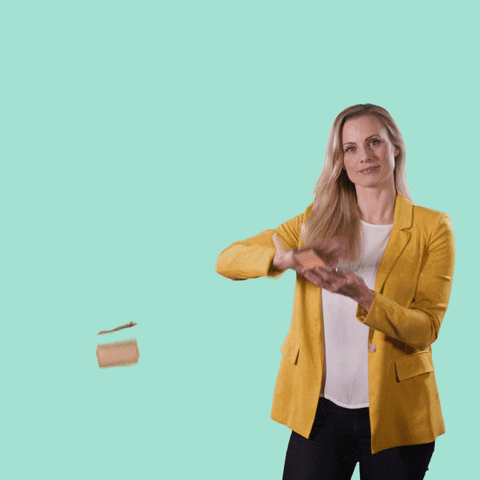
#> input picture video-pipeline/projects/episode-1/media/gif-2610242139463x4.gif, 480 x 480 px
$ python -i realboard.py   (imports and definitions only)
#> lines starting #> are read from the running program, lines starting #| are printed output that depends on the picture; after the words box and inside, x2 and y2 are one past the last pixel; in counts of white or black regions, pixels touching at a corner belong together
"""The real-material board: which scenes show real material, a verdict on every captured page, a short ask list.

    python -m pipeline.realboard projects/<slug> --out DIR

Run it before a voice is made. It reads script.md, real/sources.json, real/wanted.json and media/, changes nothing
in the project, and writes four files into DIR:
- board.png: one tile per scene with the picture that scene will use, its number, its type and one class: REAL
  PHOTO (author and licence from sources.json), REAL PAGE (the outlet, and the verdict on its capture), APP RECORDING
  ("check for balances"), STOCK, or BOARD (a drawing or a figure on paper). The heading reads "N of M scenes show
  real material" and names a long video that does not open on a full-frame real picture;
- verdicts.md: every page capture in real/ marked blocked, covered, banner, advert box or ok, and why; the crop
  check on the page crops in media/; what the script still breaks of the standard for pages (pipeline.preflight);
- asks.md: at most five things to ask Jeffrey for, most valuable first, each tied to a scene and its sentence. An
  ask is written only when the automatic route failed. With no wanted.json it asks for nothing and lists the
  sources the script names, as the list to gather first;
- board.json: the same facts for another tool to read.

It reports and fixes nothing. The pixel rules for a banner and an advert box are guesses from ten captures and
will miss some; the title rule for a blocked page is reliable. docs/real-material.md has the rest.
"""
from __future__ import annotations

import argparse
import colorsys
import io
import json
import re
import subprocess
import sys
from pathlib import Path
from typing import Any
from urllib.parse import urlparse

import numpy as np

from . import footage_library, preflight, thumbnail
from .script_parser import CARD_TYPES, FOOTAGE_TYPES, SCENE_TYPES, TAG_RE, parse_script
from .thumbnail import Refused, credit_line, photo_source, tile_image

REAL = ("REAL PHOTO", "REAL PAGE")
CLASSES = REAL + ("APP RECORDING", "STOCK", "BOARD")
VERDICTS = ("blocked", "covered", "banner", "advert box", "ok")  # worst first
MAX_ASKS = 5  # more than this and he stops reading them
LONG = 8  # scenes: under this a script is a demo or a Short (as footage_share has it), and its opening is not judged
FIGURES = {"stat", "chart", "compare", "pie", "receipt", "grow", "shrink", "score"}
# the whole title of a page that would not let the screenshot in (PerimeterX, Cloudflare, Akamai and the like): a
# wall's title is nothing but one of these, so a real headline that starts "Just a moment ago" is not taken for one
BLOCKED_TITLE = re.compile(
    r"^\W*(access( to this page)? (has been |is |was )?denied|just a moment|attention required|are you a robot|robot or human"
    r"|pardon our interruption|(error )?403( forbidden)?|forbidden|request blocked|(sorry, )?you have been blocked|checking your browser"
    r"|security check|(please )?verify (that )?you are (a )?human|verifying (that )?you are (a )?human|human verification)\W*(\|.*)?$", re.I)
EMPTY = 0.015  # under this share of anything but background, a page is near empty (The Hill's wall: 0.4%; an article: 4% and up)
INK = 48  # how far a pixel is from its ground before it counts as ink
OTHER = 24  # how far a bar is from the page's ground before it is "another colour"
FLAT = 1.4  # how much a flat patch may vary: an empty box on a page 0 to 1.1, a smooth sky or wall in a photograph 1.7 and up
STOP = {"with", "from", "that", "this", "what", "have", "will", "into", "over", "after", "about", "their", "they", "them", "then",
        "than", "when", "were", "been", "your", "news", "says", "said", "more", "most", "also", "just", "could", "would", "there"}


# ---------------------------------------------------------------- small helpers

def host(url: str) -> str:
    return urlparse(url or "").netloc.lower().removeprefix("www.")


def _squeeze(text: str) -> str:
    return re.sub(r"[^a-z0-9]+", "", text.lower())


def _words(text: str) -> set[str]:
    """the words of a sentence worth matching on: four letters or more, no possessive, no filler"""
    return {w for w in (re.sub(r"['’]s$", "", t) for t in re.findall(r"[a-z0-9][a-z0-9'’]+", text.lower())) if len(w) >= 4 and w not in STOP}


def first_sentence(text: str, most: int = 110) -> str:
    s = re.split(r"(?<=[.?!])\s+", (text or "").strip())[0]
    return s if len(s) <= most else s[: most - 1].rsplit(" ", 1)[0] + "…"


# [16 lines left out: functions _runs, _tone, not called in this run]


# ---------------------------------------------------------------- the pixels of a page

def _small(im, width: int = 480):
    """The picture as numbers, at most `width` wide. A flat area keeps its exact colour when a capture is scaled down."""
    from PIL import Image

    im = im.convert("RGB")
    if im.width > width:
        im = im.resize((width, max(1, round(im.height * width / im.width))), Image.BILINEAR)
    return np.asarray(im).astype(np.int16)


def _flat_colours(a, least: float = 0.012) -> list[tuple[Any, float]]:
    """The picture's commonest colours, commonest first: [(colour, its share of the picture)]. The first is the ground."""
    px = a.reshape(-1, 3)
    key = (px[:, 0] // 8) * 1024 + (px[:, 1] // 8) * 32 + px[:, 2] // 8
    vals, counts = np.unique(key, return_counts=True)
    out = []
    for i in np.argsort(-counts)[:10]:
        if out and counts[i] / len(px) < least:
            break
        out.append((np.median(px[key == vals[i]], axis=0), counts[i] / len(px)))
    return out


def _patches(a, colour, tol: int = 7, least: float = 0.012) -> list[dict[str, Any]]:
    """Joined-up patches of one flat colour, biggest first. Each has its box as shares of the picture (x0, y0, x1,
    y1), the share of the picture it covers (area), how much of its box it fills (fill), how much of its box is ink
    (ink): a box that is nearly all one colour is empty; and how much its own colour varies (rough): a box drawn by
    a page is flat, a smooth part of a photograph is not."""
    from scipy import ndimage

    h, w = a.shape[:2]
    far = np.abs(a - colour).max(axis=2)
    lab, n = ndimage.label(far <= tol)
    if not n:
        return []
    sizes = np.bincount(lab.ravel())[1:]
    boxes = ndimage.find_objects(lab)
    out = []
    for i in np.argsort(-sizes)[:8]:
        if sizes[i] < least * h * w:
            break
        ys, xs = boxes[i]
        patch = lab[ys, xs] == i + 1
        # the box is the patch's solid part: a few stray pixels of the same colour that touch it (the soft edge of
        # a line of text) do not stretch it
        rows, cols = np.flatnonzero(patch.mean(axis=1) >= 0.5), np.flatnonzero(patch.mean(axis=0) >= 0.5)
        if len(rows) and len(cols):
            ys, xs = slice(ys.start + rows[0], ys.start + rows[-1] + 1), slice(xs.start + cols[0], xs.start + cols[-1] + 1)
            patch = lab[ys, xs] == i + 1
        box = far[ys, xs]
        rough = float(a[ys, xs][patch].std(axis=0).mean()) if patch.any() else float("inf")  # a ring-shaped patch has no solid part
        out.append({"colour": colour, "x0": xs.start / w, "x1": xs.stop / w, "y0": ys.start / h, "y1": ys.stop / h, "area": sizes[i] / (h * w),
                    "fill": float(patch.mean()), "ink": float(np.mean(box > 40)), "rough": rough, "box": (ys, xs)})
    return out


def verdict_image(im, title: str = "", crop: bool = False) -> tuple[str, list[str]]:
    """(verdict, why) for one captured page: from the title it was saved with, then from its pixels.

    blocked: a wall's title, or a near-empty page. covered: a light panel over a page that is dimmed everywhere
    else. banner: a full-width bar of another colour along the bottom edge, or along the top edge above the site's
    own bar. advert box: a large flat empty box. Otherwise ok. `crop=True` is for a crop in media/: a crop may
    start inside the site's own header, so the top-edge rule is left out."""
    found: list[tuple[str, str]] = []
    title = (title or "").strip()
    if BLOCKED_TITLE.match(title):
        found.append(("blocked", f'its title is "{title}"'))
    a = _small(im)
    h, w = a.shape[:2]
    colours = _flat_colours(a)
    ground = colours[0][0]
    ink = float(np.mean(np.abs(a - ground).max(axis=2) > INK))
    if ink < EMPTY and not crop:
        found.append(("blocked", f"a near-empty page: {ink:.1%} of it is anything but its background"))

    parts: list[dict[str, Any]] = []
    for colour, _ in colours[1:]:
        for p in _patches(a, colour):
            if not any(all(abs(p[k] - q[k]) < 0.01 for k in ("x0", "y0", "x1", "y1")) for q in parts):  # one patch found under two near colours
                parts.append(p | {"differs": int(np.abs(colour - ground).max()), "wide": p["x0"] <= 0.01 and p["x1"] >= 0.99})
    lum = a @ np.array([0.299, 0.587, 0.114])
    luma = lambda c: float(np.dot(c, [0.299, 0.587, 0.114]))  # noqa: E731

    # a dialog over a dimmed page: a panel clear of every edge, brighter than everything outside it. The panel can be
    # the commonest colour itself, when the dimmed page behind it is all pictures
    own = _patches(a, ground)
    for p in parts + own[:1]:
        size = (p["x1"] - p["x0"]) * (p["y1"] - p["y0"])
        clear = p["x0"] > 0.01 and p["y0"] > 0.01 and p["x1"] < 0.99 and p["y1"] < 0.99
        if clear and 0.02 <= size <= 0.7 and p["fill"] >= 0.55 and p["rough"] <= FLAT:
            ys, xs = p["box"]
            outside = np.ones((h, w), bool)
            outside[max(0, ys.start - 2): ys.stop + 2, max(0, xs.start - 2): xs.stop + 2] = False  # and the soft edge the scaling gives it
            if np.percentile(lum[outside], 99.5) <= luma(p["colour"]) - 25:
                found.append(("covered", f"a {_tone(p['colour'])} panel ({p['x1'] - p['x0']:.0%} by {p['y1'] - p['y0']:.0%} of the page) over a page that is dimmed everywhere else"))
                break

    parts = [p for p in parts if p["rough"] <= FLAT]  # from here on only what a page draws: flat colour
    bars = [p for p in parts if p["wide"] and p["differs"] > OTHER and 0.02 <= p["y1"] - p["y0"] <= 0.45 and 0.5 <= p["fill"] < 0.995]
    for p in bars:
        if p["y1"] >= 0.99:
            found.append(("banner", f"a {_tone(p['colour'])} bar along the bottom edge, from {p['y0']:.0%} down"))
        elif p["y0"] <= 0.01 and not crop:
            below = [q for q in bars if q is not p and q["y0"] >= p["y1"] - 0.01 and int(np.abs(q["colour"] - p["colour"]).max()) > OTHER]
            if below:
                q = min(below, key=lambda q: q["y0"])
                found.append(("banner", f"a {_tone(p['colour'])} bar along the top edge, down to {p['y1']:.0%}, above the site's own bar at {q['y0']:.0%}"))

    def where(p: dict[str, Any]) -> str:
        return f"{p['x0']:.0%} to {p['x1']:.0%} across, {p['y0']:.0%} to {p['y1']:.0%} down"

    for p in parts:
        tall, across = p["y1"] - p["y0"], p["x1"] - p["x0"]
        gutter = (p["x0"] <= 0.01 or p["x1"] >= 0.99) and tall >= 0.7
        if p["wide"]:
            if p["differs"] >= 6 and p["fill"] >= 0.995 and 0.05 <= tall <= 0.6:
                found.append(("advert box", f"a flat empty {_tone(p['colour'])} band, {where(p)}"))
        elif p["differs"] >= 6 and p["fill"] >= 0.95 and p["ink"] <= 0.025 and across >= 0.08 and tall >= 0.05 and not gutter:
            found.append(("advert box", f"a flat empty {_tone(p['colour'])} box, {where(p)}"))
    for p in own[1:]:  # a box drawn as an outline: page-coloured, shut off from the page, and empty
        tall, across = p["y1"] - p["y0"], p["x1"] - p["x0"]
        if p["rough"] <= FLAT and p["fill"] >= 0.97 and p["ink"] <= 0.01 and across >= 0.08 and tall >= 0.05 and p["x0"] > 0.005 and p["y0"] > 0.005 and p["x1"] < 0.995 and p["y1"] < 0.995:
            found.append(("advert box", f"an empty outlined box, {where(p)}"))

    if not found:
        return "ok", []
    worst = min((v for v, _ in found), key=VERDICTS.index)
    return worst, [why if v == worst else f"{v}: {why}" for v, why in sorted(found, key=lambda f: VERDICTS.index(f[0]))]


# ---------------------------------------------------------------- the edges of a crop

# [127 lines left out: functions _texty, _side_rows, _top_rows, cut_text, _cut_words, tag_lines and 3 more, not called in this run]


def _same_link(a: str, b: str) -> bool:
    norm = lambda u: re.sub(r"^https?://(www\.)?", "", (u or "").strip().lower()).split("?")[0].rstrip("/")  # noqa: E731
    return bool(a and b) and norm(a) == norm(b)


# [276 lines left out: functions _names, _site_key, read_scenes, _board_words, _own_words, read_captures and 5 more, not called in this run]


# ---------------------------------------------------------------- what is written

def _cell(text: str) -> str:
    return str(text).replace("|", "/").replace("\n", " ")


# [67 lines left out: functions crop_table, verdicts_md, asks_md, record, not called in this run]


# ---------------------------------------------------------------- the picture

GROUND, WHITE, GREY, AMBER, PAPER, INK_C = (24, 24, 24), (255, 255, 255), (170, 170, 170), (255, 196, 92), (246, 243, 236), (30, 30, 30)
# [1 line that did not run here, left out]
CHIP = {"REAL PHOTO": (WHITE, INK_C), "REAL PAGE": (WHITE, INK_C), "APP RECORDING": (AMBER, INK_C), "STOCK": ((96, 96, 100), WHITE), "BOARD": ((52, 52, 56), GREY)}


# [149 lines left out: functions _fit, _wrap, _slot, _frame, _paper, tile_for and 2 more, not called in this run]


# [2 lines not run here, left out]

>>> from PIL import Image
>>> picture = Image.open('../projects/episode-1/media/gif-2610242139463x4.gif')
#> picture is the input picture: PIL image 480x480 P; mean R, G, B, A 161.6, 198.5, 178.1, 255
>>> result = verdict_image(picture)
#> in _flat_colours, `vals, counts = np.unique(key, return_counts=True)`: vals = 222 values from 1057 to 30652; counts = 222 values, max 174709 at index 106, min 2 at index 221, mean 1037.8
#> the loop in _flat_colours, `for i in np.argsort(-counts)[:10]:` made 2 passes
#> i on passes 1 to 2: 106, 0
#> after the loop in _flat_colours, `for i in np.argsort(-counts)[:10]:`: out = [([165, 225, 210], 0.758)]
#> in verdict_image, `ground = colours[0][0]`: ground = [165, 225, 210]
#> in verdict_image, `ink = float(np.mean(np.abs(a - ground).max(axis=2) > INK))`: ink = 0.219
#> after the loop in verdict_image, `for colour, _ in colours[1:]:`: parts = []
#> in verdict_image, `lum = a @ np.array([0.299, 0.587, 0.114])`:
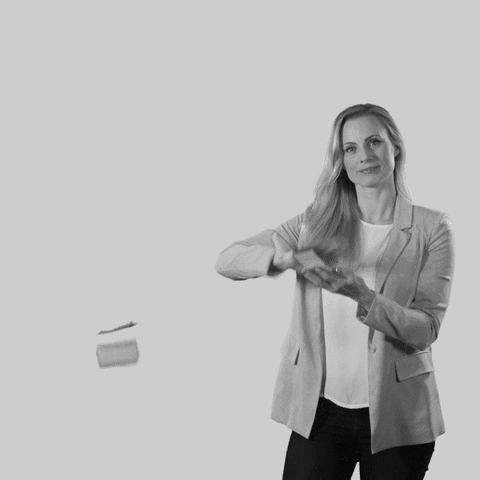
#> lum: shape (480, 480) float64; min 8, max 233.1, mean 185.2
#> in _patches, `far = np.abs(a - colour).max(axis=2)`:
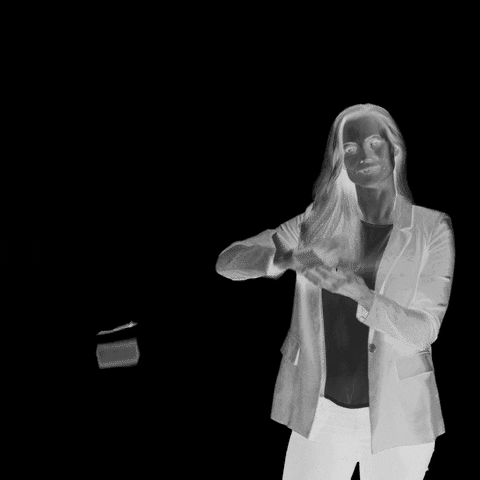
#> far: shape (480, 480) float64; min 0, max 217, mean 33.4
#> in _patches, `lab, n = ndimage.label(far <= tol)`:
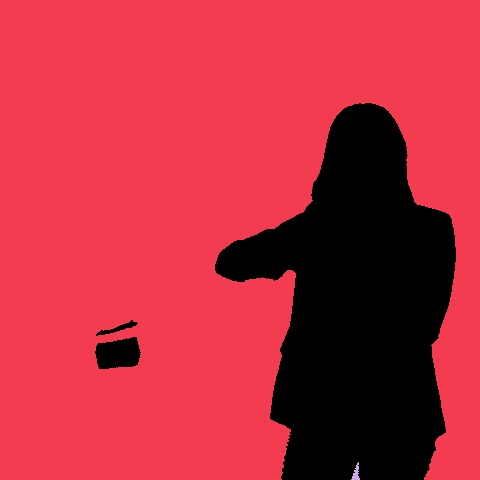
#> lab: shape (480, 480) int32; 3 distinct labels, from 0 to 2; one colour per label, 0 black
#> in _patches, `lab, n = ndimage.label(far <= tol)`: n = 2
#> in _patches, `sizes = np.bincount(lab.ravel())[1:]`: sizes = [174834, 79]
#> in _patches, `boxes = ndimage.find_objects(lab)`: boxes = 2 items
#> the loop in _patches, `for i in np.argsort(-sizes)[:8]:` made 2 passes
#> rough on pass 1: 0.171
#> pass 1, in _patches, `patch = lab[ys, xs] == i + 1`:
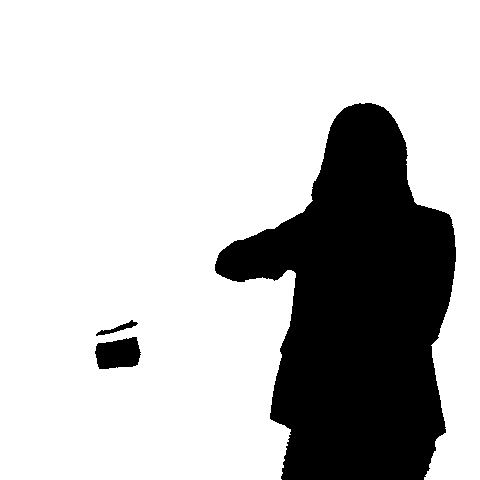
#> patch: shape (480, 480) bool; 75.9% white; 3 black regions, box (x1, y1, x2, y2) and area: (215, 103, 456, 480) 54231, (95, 337, 141, 369) 1149, (96, 320, 138, 336) 186
#> after the loop in _patches, `for i in np.argsort(-sizes)[:8]:`: out = 1 item
#> the loop in verdict_image, `for p in parts + own[:1]:` made 1 pass
#> (size, clear) on pass 1: (1, False)
#> after the loop in verdict_image, `for p in parts + own[:1]:`: found = []
#> result = ('ok', [])
